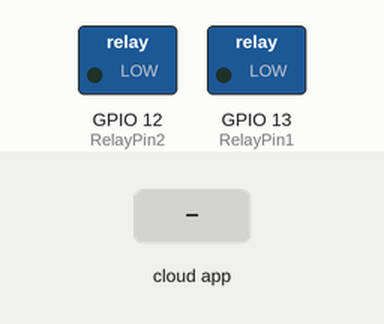
This sketch was run on a simulated ESP8266 (NodeMCU). Shown: switched loads named in the sketch (green lamp = pin HIGH). The test bench sets the inputs (shaded band). WiFi joins after 1.5 s; servers stay silent unless stated; what the sketch prints to the serial monitor is not drawn.

Above: at 2.7 s.
2.8 s: the phone or cloud app sets SmartSwitch to 64
At 4.0 s:
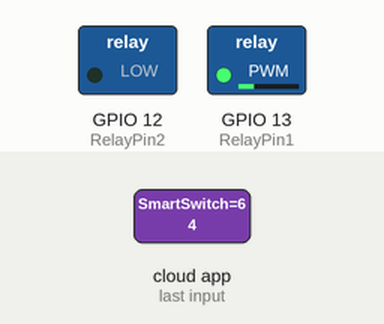
4.3 s: the phone or cloud app sets SmartSwitch to 255
At 5.3 s:
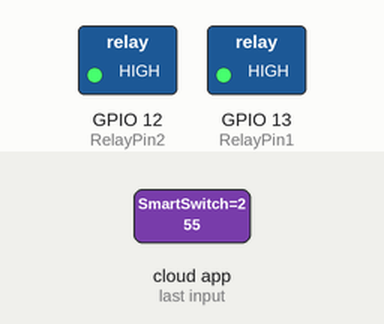
5.8 s: the phone or cloud app sets SmartSwitch to 128
At 6.4 s:
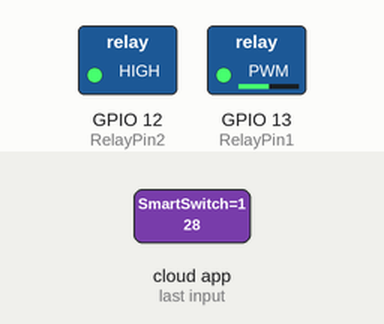
7.3 s: the phone or cloud app sets SmartSwitch to 64
At 7.6 s:
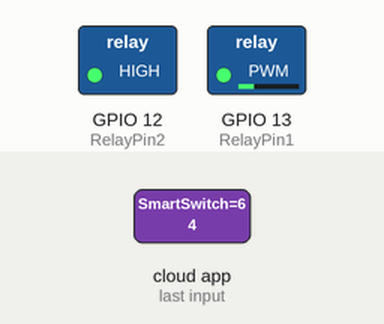
Timing chart, 0 to 9.8 s (numbered marks = the images above; inputs shaded):
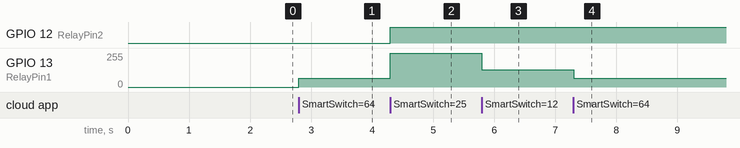

Measured:
- after the input at 2.8 s, GPIO 13 (RelayPin1): 0/255 → 64/255 at once
- after the input at 4.3 s, GPIO 12 (RelayPin2): LOW → HIGH at once; GPIO 13 (RelayPin1): 64/255 → 255/255 at once
- after the input at 5.8 s, GPIO 13 (RelayPin1): 255/255 → 128/255 at once
- after the input at 7.3 s, GPIO 13 (RelayPin1): 128/255 → 64/255 at once

The sketch:

Custom_Sonoff.ino
```cpp
#include <ESP8266WiFi.h>
#include <Espalexa.h>


// define the GPIO connected with Relays

#define RelayPin1 13  //D1
#define RelayPin2 12 //D2


//direct callback functions
void device1Changed(uint8_t brightness);
void device2Changed(uint8_t brightness);


// device names
String Device_1_Name = "SmartSwitch";
String Device_2_Name = "Green light";


Espalexa espalexa;

// prototypes
boolean connectWifi();

// WiFi Credentials
const char* ssid = "MY_SSID";
const char* password = "MY_SSID_Password";

boolean wifiConnected = false;

void setup()
{
  Serial.begin(115200);

  pinMode(RelayPin1, OUTPUT);
  pinMode(RelayPin2, OUTPUT);


  // Initialise wifi connection
  wifiConnected = connectWifi();

  if (wifiConnected)
  {
    // Define your devices here.
    espalexa.addDevice(Device_1_Name, device1Changed);


    espalexa.begin();
  }
  else
  {
    while (1)
    {
      Serial.println("Cannot connect to WiFi. Please check data and reset the ESP.");
      delay(2500);
    }
  }
}

void loop()
{
  espalexa.loop();
  delay(1);
}

//our callback functions
void device1Changed(uint8_t brightness){

  //Control the device
  if (brightness == 255)
    {
      digitalWrite(RelayPin1, HIGH);
    digitalWrite(RelayPin2, HIGH);
      Serial.println("Device1 ON");
    }
  else if (brightness == 0)
  {
    digitalWrite(RelayPin1, LOW);
  digitalWrite(RelayPin2, LOW);
    Serial.println("Device1 OFF");
  }
  else
  {
    int brigh_perc = (brightness/255.)*100;
    analogWrite(RelayPin1, brightness);
    Serial.print("Device1 Brightness: ");
    Serial.print(brigh_perc);
    Serial.println("%");

  }
}


// connect to wifi  returns true if successful or false if not
boolean connectWifi()
{
  boolean state = true;
  int i = 0;

  WiFi.mode(WIFI_STA);
  WiFi.begin(ssid, password);
  Serial.println("");
  Serial.println("Connecting to WiFi");

  // Wait for connection
  Serial.print("Connecting...");
  while (WiFi.status() != WL_CONNECTED) {
    delay(500);
    Serial.print(".");
    if (i > 20) {
      state = false; break;
    }
    i++;
  }
  Serial.println("");
  if (state) {
    Serial.print("Connected to ");
    Serial.println(ssid);
    Serial.print("IP address: ");
    Serial.println(WiFi.localIP());
  }
  else {
    Serial.println("Connection failed.");
  }
  return state;
}
```
